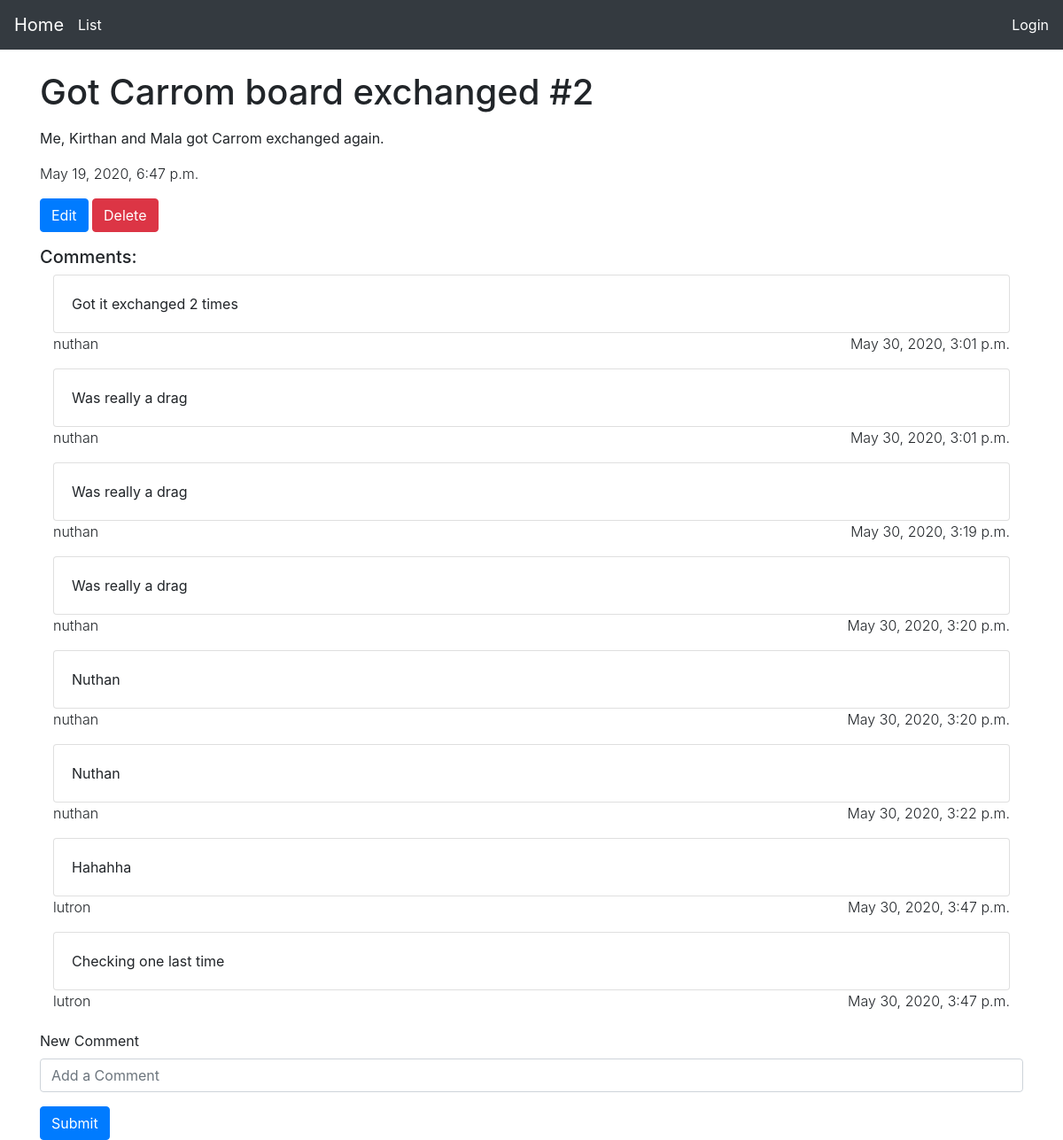
The app's page /issues/2/ with its own data.
### issues/models.py (models this page shows, shortened)
class Issue(models.Model):
    user = models.ForeignKey(User, related_name='issues',on_delete=models.CASCADE)
    title = models.CharField(blank=False, max_length=250)
    issue_no = models.AutoField(primary_key=True)
    created_at = models.DateTimeField(auto_now=True)
    details = models.TextField(blank=False)
    class TypeOfIssue(models.TextChoices):
        STORY = 'ST', _('Story')
        BUG = 'BU', _('Bug')
        TASK = 'TA', _('Task')
    class Status(models.TextChoices):
        OPEN = 'OP', _('Open')
        IN_PROGRESS = 'IN', _('In Progress')
        CLOSED = 'CL', _('Closed')
    type = models.CharField(
        max_length=2,
        choices=TypeOfIssue.choices,
        default=TypeOfIssue.BUG,
    )
    status = models.CharField(
        max_length=2,
        choices=Status.choices,
        default=Status.OPEN,
    )

### comments/models.py (models this page shows, shortened)
class Comment(models.Model):
  content = models.TextField(blank=False)
  issue = models.ForeignKey(Issue, related_name='comments', on_delete=models.CASCADE)
  user = models.ForeignKey(User, related_name='comments',on_delete=models.CASCADE)
  created = models.DateTimeField(editable=False)
  modified = models.DateTimeField()

### issues/views.py (the view)
# urls.py: path('<int:pk>/', views.issue_detail, name='detail'),
def issue_detail(request, pk):
    template_name = 'issues/issue_detail.html'
    issue = models.Issue.objects.get(pk=pk)
    comments = issue.comments.all()
    if request.method == 'POST':
        comment_form = CommentForm(data=request.POST)
        if comment_form.is_valid():
            new_comment = comment_form.save(commit=False)
            new_comment.issue = issue
            new_comment.user = request.user
            new_comment.save()
            return HttpResponseRedirect(request.path_info)
    else:
        comment_form = CommentForm()
    data = {
        'issue': issue,
        'comments': comments,
        'comment_form': comment_form
    }
    return render(request, template_name, data)

### comments/forms.py
class CommentForm(forms.ModelForm):
    class Meta:
        model = Comment
        fields = ('content',)
        widgets = {
            'content': forms.TextInput(attrs={'class': 'form-control','placeholder': "Add a Comment", 'id': 'content'}),
        }

### issues/templates/issues/issue_detail.html (shortened to what this page needs)
{% extends 'base.html' %} {% block content %}
<h1>
  {{issue.title}}
  <span class="{{className}}">
    #{{issue.issue_no}}
  </span>
</h1>
<p class="font-weight-normal">{{issue.details|linebreaks}}</p>
<p class="font-weight-light">{{ issue.created_at }}</p>
<a
  class="btn btn-primary"
  role="button"
  href="{% url 'issues:edit' pk=issue.pk %}"
  >Edit</a
>
<a
  class="btn btn-danger"
  role="button"
  href="{% url 'issues:delete' pk=issue.pk %}"
  >Delete</a
>
<h5 class="mt-3">Comments:</h5>
<div class="container">
  {% for comment in comments %}
  <div class="card">
    <div class="card-body">
      {{ comment.content }}
    </div>
  </div>
  <p class="font-weight-light">
    {{ comment.user}}
    <span class="float-right">
      {{ comment.created }}
    </span>
  </p>
  {% endfor %}
</div>
<form method="post" style="margin-top: 1.3em;">
  <div class="form-group">
    <label for="content">New Comment</label>
    {{ comment_form.content }}
  </div>
  <button type="submit" class="btn btn-primary">Submit</button>
</form>
{% endblock %}

### records on screen
Issue: title "Got Carrom board exchanged", issue_no "2", details "Me, Kirthan and Mala got Carrom exchanged again.", created_at "May 19, 2020, 6:47 p.m."
Comment: content "Got it exchanged 2 times", user "nuthan", created "May 30, 2020, 3:01 p.m."
Comment: content "Was really a drag", user "nuthan", created "May 30, 2020, 3:01 p.m."
Comment: content "Was really a drag", user "nuthan", created "May 30, 2020, 3:19 p.m."
Comment: content "Was really a drag", user "nuthan", created "May 30, 2020, 3:20 p.m."
Comment: content "Nuthan", user "nuthan", created "May 30, 2020, 3:20 p.m."
Comment: content "Nuthan", user "nuthan", created "May 30, 2020, 3:22 p.m."
Comment: content "Hahahha", user "lutron", created "May 30, 2020, 3:47 p.m."
Comment: content "Checking one last time", user "lutron", created "May 30, 2020, 3:47 p.m."
